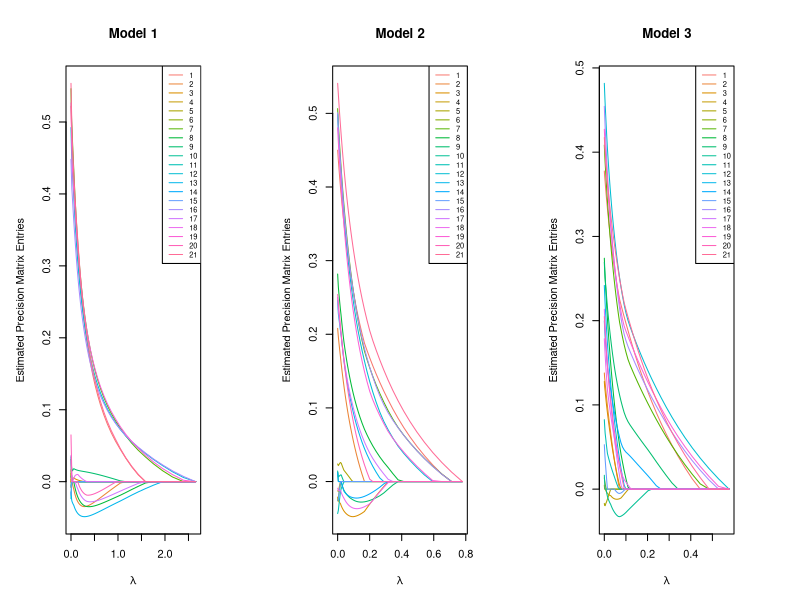

Write R code to recreate this figure.
library(glasso)
library(MASS)
library(RColorBrewer) # for colours

set.seed(12)

sparse_matrix <- function(p, k){ # k is the number from paper by Luan AR(k)
  true_prec <- diag(1, p)
  if (k == 1){
    true_prec[abs(row(true_prec) - col(true_prec)) == 1] <- 0.5
  }
  if (k == 2){
    true_prec[abs(row(true_prec) - col(true_prec)) == 1] <- 0.5
    true_prec[abs(row(true_prec) - col(true_prec)) == 2] <- 0.25
  }
  if (k == 3){
    true_prec[abs(row(true_prec) - col(true_prec)) == 1] <- 0.4
    true_prec[abs(row(true_prec) - col(true_prec)) == 2] <- 0.2
    true_prec[abs(row(true_prec) - col(true_prec)) == 3] <- 0.2
  }
  return(true_prec)
}

cv_glasso <- function(X, nlam = 100, K=10, tol = 1e-04, maxit = 10000){
  S <- cov(X)
  diag(S) <- 0
  lam.max <- max(abs(S))
  lam.min <- ifelse(nrow(X) > ncol(X), 10^-4, 0.01)
  lambda_seq <- 10^seq(log10(lam.min), log10(lam.max), length = nlam)
  # Number of observations
  n <- nrow(X)
  
  # Shuffle indices to ensure randomised folds
  ind <- sample(n)
  
  # Initialise a matrix to store cross-validation errors
  cv_errors <- matrix(0, nrow = length(lambda_seq), ncol = K)
  
  # Perform K-fold cross-validation
  for (k in 1:K) {
    # Determine the indices for the validation set
    val_ind <- ind[(1 + floor((k - 1) * n/K)):floor(k * n/K)]
    
    # Separate training and validation sets
    train_data <- X[-val_ind, , drop = FALSE] # These include whole rows
    val_data <- X[val_ind, , drop = FALSE]
    
    # Centre the training and validation data (just to "scale"/centralise the data so do I need to scale data later when computing metrics?)
    X_bar <- colMeans(train_data)
    train_data <- scale(train_data, center = X_bar, scale = FALSE)
    val_data <- scale(val_data, center = X_bar, scale = FALSE)
    
    # Sample covariance matrices
    S_train <- cov(train_data)
    S_val <- cov(val_data)
    
    # Loop over all lambda values
    for (i in seq_along(lambda_seq)){
      lambda <- lambda_seq[i]
      
      # Fit graphical lasso on training data (what is penalize diagonal?)
      glasso_fit <- glasso(S_train, rho = lambda, thr = tol, maxit = maxit, penalize.diagonal = FALSE)
      
      # Estimated precision matrix
      est_prec <- glasso_fit$wi
      
      # Compute the observed negative validation log-likelihood (need citation found from github)
      log_det_term <- determinant(est_prec, logarithm = TRUE)$modulus
      trace_term <- sum(diag(est_prec %*% S_val))
      cv_errors[i, k] <- 0.5 * nrow(X) * (trace_term - log_det_term) # is nrow(X) necessary?
    }
  }
  
  # Average CV error for each lambda by finding mean across all k (row)
  mean_cv_errors <- rowMeans(cv_errors)
  
  # Find the lambda with the minimum CV error
  best_lambda <- lambda_seq[which.min(mean_cv_errors)]
  
  return(list(best_lambda = best_lambda, cv_errors = cv_errors, lambda_seq = lambda_seq))
}

p <- 7
n <- 1000

# colours
generate_colours <- function(n) {
  hues <- seq(15, 375, length = n + 1)
  hcl(h = hues, l = 65, c = 100)[1:n]
}

par(mfrow=c(1, 3), mar=c(5,5,5,5))

for (k in c(1, 2, 3)){
  true_prec <- sparse_matrix(p = p, k = k)
  true_cov <- solve(true_prec)
  X <- mvrnorm(n = n , mu = rep(0, p), Sigma = true_cov)
  lambda_seq <- cv_glasso(X)$lambda_seq
  plot_matrix <- matrix(nrow = length(lambda_seq), ncol = 0.5 * (p * p - p))
  l <- 1 # row
  for (q in 1:length(lambda_seq)){
    w <- 1
    for (i in 1:(p-1)){
      for (j in (i+1):p){
        lambda <- lambda_seq[q]
        plot_matrix[l, w] <- glasso(cov(X), rho = lambda)$wi[i, j]
        w <- w + 1
      }
    }
    l <- l + 1
  }
  
  # Plot the entries of the precision matrix as lambda changes
  n_colors <- 0.5 * (p * p - p)
  colours <- generate_colours(n_colors)
  matplot(lambda_seq, plot_matrix, type = "l", lty = 1, col = colours, xlab = expression(lambda), ylab = "Estimated Precision Matrix Entries", main = paste0("Model ", k))
  legend("topright", legend = 1:(0.5 * (p * p - p)), col = colours, lty = 1, cex = 0.68)
}
